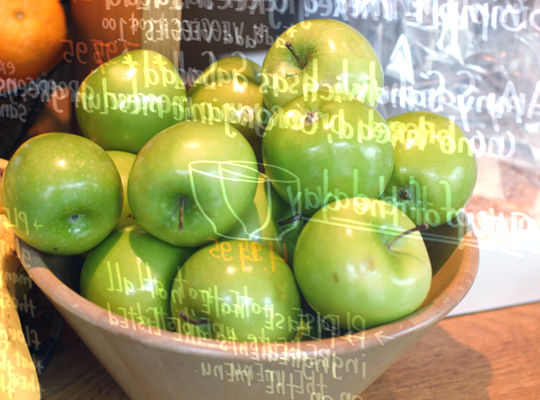
%> input picture code/test_input.png, 540 x 400 px
$ octave --eval "deghost_image('test_input.png');"   (GNU Octave 9; MATLAB toolbox functions it lacks are replaced by stand-ins)
%> lines starting %> are read from the running program, lines starting %| are printed output that depends on the picture
%| Size of image: 400 540 3
### code/kernel_est.m
function [dx dy c] =  kernel_est(I_in)
  % Estimate kernel parameters :
  % 1. d_k : spatial shift vector
  % 2. c_k : attenuation factor

  fprintf('Estimating spatial shift offset...\n');

  % Converting image to grayscale
  I_in = rgb2gray(I_in);
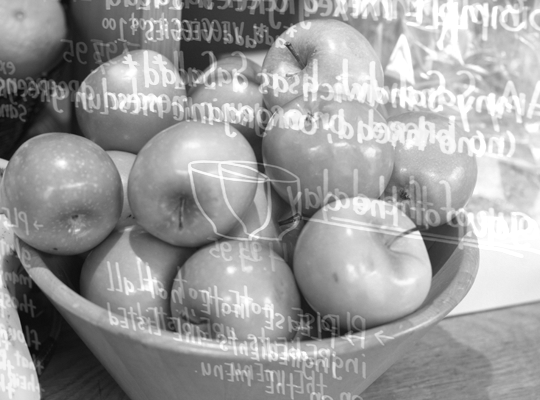
%> I_in: size 400x540 double; min 0.036, max 1, mean 0.613

  OFFSET = 50;
  laplacian_filter = [0 -1 0; -1  4 -1; 0 -1 0];

  % Applying laplacian on the image
  lp_output = imfilter(I_in, laplacian_filter);
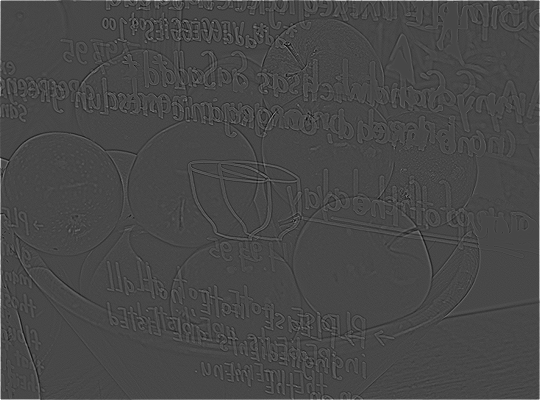
%> lp_output: size 400x540 double; min -0.635, max 1.62, mean 0.00552; drawn with min black and max white
  % Generaing autocorrelation map
  auto_corr = xcorr2(lp_output);
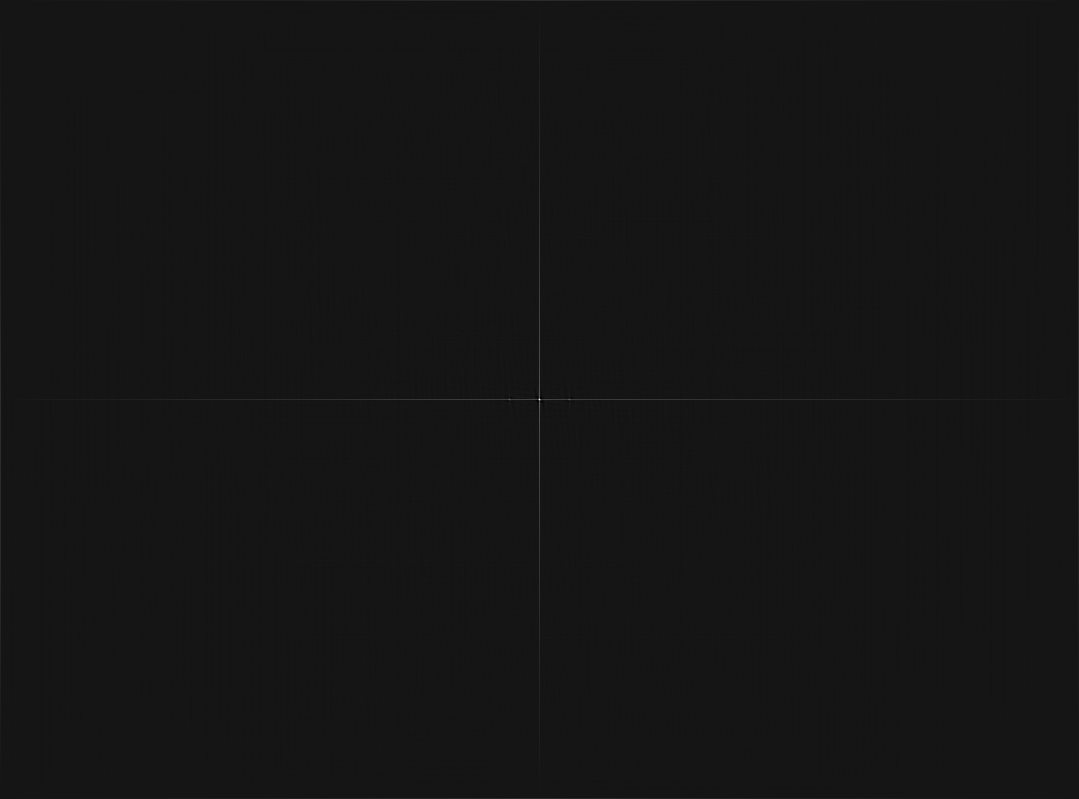
%> auto_corr: size 799x1079 double; min -166.7, max 1851.2, mean 1.6; drawn with min black and max white
  [corr_x , corr_y] = size(auto_corr);
%> corr_x = 799; corr_y = 1079
  auto_corr = auto_corr(floor((corr_x+1)/2)-OFFSET:floor((corr_x+1)/2)+OFFSET, floor((corr_y+1)/2)-OFFSET:floor((corr_y+1)/2)+OFFSET);
%> auto_corr: size 101x101 double
  % Extracting the first and second local maxima in each 5x5 neighborhood
  f1 = @(x) max(x(:));
  f_loc_max = nlfilter(auto_corr, [5 5], f1);
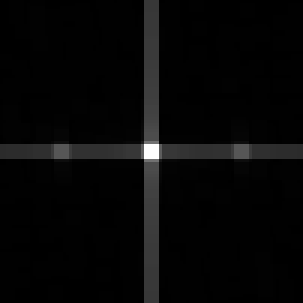
%> f_loc_max: size 101x101 double (shown 3 times larger); min 0, max 1851.2, mean 54.5; drawn with min black and max white
  f2 = @(x) max(x(x~=max(x)));
%> the run ends on the next line
  s_loc_max = nlfilter(auto_corr, [5 5], f2);

  % Removing local maxima within 4 pixels of origin for robust estimation
  [size_x, size_y] = size(f_loc_max);
  f_loc_max((size_x+1)/2 - 4: (size_x+1)/2 + 4, (size_y+1)/2 - 4: (size_y+1)/2 + 4) = 0;
  s_loc_max((size_x+1)/2 - 4: (size_x+1)/2 + 4, (size_y+1)/2 - 4: (size_y+1)/2 + 4) = 0;

  % Discard local maxima in neighborhoods where the first & second maxima
  % are closer than a predefined threshold to remove local maxima
  % caused due to locally flat or repetitive structures. Here threshold : 70

  threshold = 70;
  %thresh_diff = f_loc_max - s_loc_max;
  %indx = find(thresh_diff < threshold);
  %f_loc_max(indx) = 0;
  f_local_max(f_loc_max - s_loc_max < 70) = 0;

  % Select the largest maxima from the local maximas as Ghosting distance
  [global_maxima, dk] = max(f_loc_max(:));
  [dk_y, dk_x] = ind2sub(size(f_loc_max), dk);

  % Centering the result wrt to origin
  dy = floor((size_x)/2 + 1 - dk_y);
  dx = floor((size_y)/2 + 1 - dk_x);

  c = atten_est(I_in, dx, dy);
end

### code/deghost_image.m
function deghost_image(img_path)
  % Dependencies
  % Patch-GMM prior
  addpath('epllcode');
  % Bounded-LBFGS Optimization
  addpath('lbfgsb/lbfgsb3.0_mex1.2');

  I_in = im2double(imread(img_path));
  fprintf('Size of image: %d %d %d\n', size(I_in));

  % Ghosting kernel consists of spatial shift vector d_k
  % and attenuation factor c_k
  fprintf('Estimating Ghosting kernel...');

  % Estimate Ghosting kernel from input image
  [configs.dx configs.dy configs.c] = kernel_est(I_in);
  fprintf('Done.');
  fprintf('dx: %d\n',configs.dx)
  fprintf('dy: %d\n',configs.dy)
  fprintf('c: %d\n',configs.c)

  % Padding size : needs to be larger than the spatial shift.
  configs.padding = ceil(norm([configs.dx configs.dy]))+10;

  [configs.h configs.w channels] = size(I_in);
  configs.num_px = configs.h * configs.w;

  % Patch-GMM Optimization
  for i = 1 : channels
    fprintf('Applying Patch GMM on channel %d...\n', i);
    configs.ch=i;

    % Applying Patch-GMM Optimization to each channel separately
    [I_t_k I_r_k ] = patch_gmm(I_in(:,:,i), configs);

    % Post-processing to enhance the results
    [I_t(:,:,i), I_r(:,:,i)] = enhance_out(I_t_k, I_r_k, configs.padding, I_in(:,:,i));

  end
  fprintf('Done.\n');

  %% Output results
  % <filename>_input.png        -> original input image
  % <filename>_transmission.png -> transmission layer
  % <filename>_reflection.png   -> reflection layer
  fprintf('Saving results\n');
  tp = split(img_path, '/');
  tp = split(tp(end), '.');

  imwrite(I_in, char(strcat(tp(1),'_input.png')));
  imwrite(I_t, char(strcat(tp(1),'_transmission.png')));
  imwrite(I_r, char(strcat(tp(1),'_reflection.png')));

end
